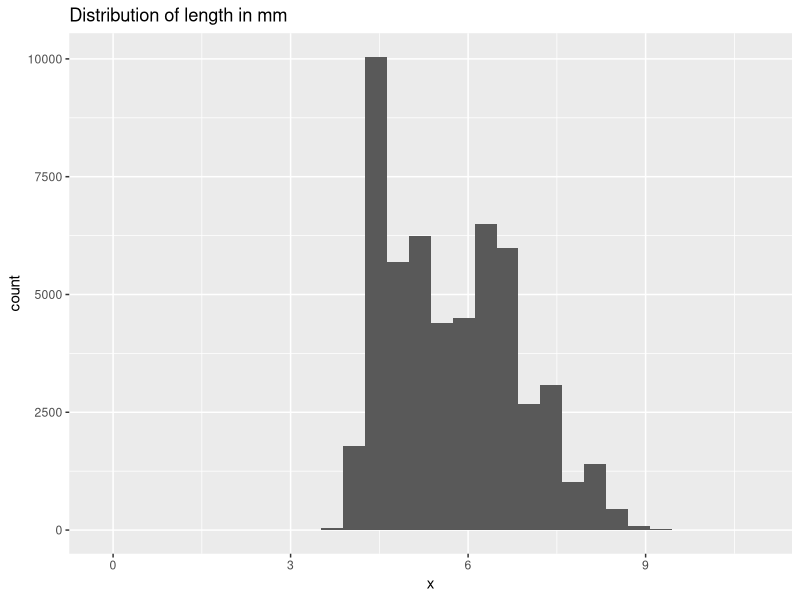
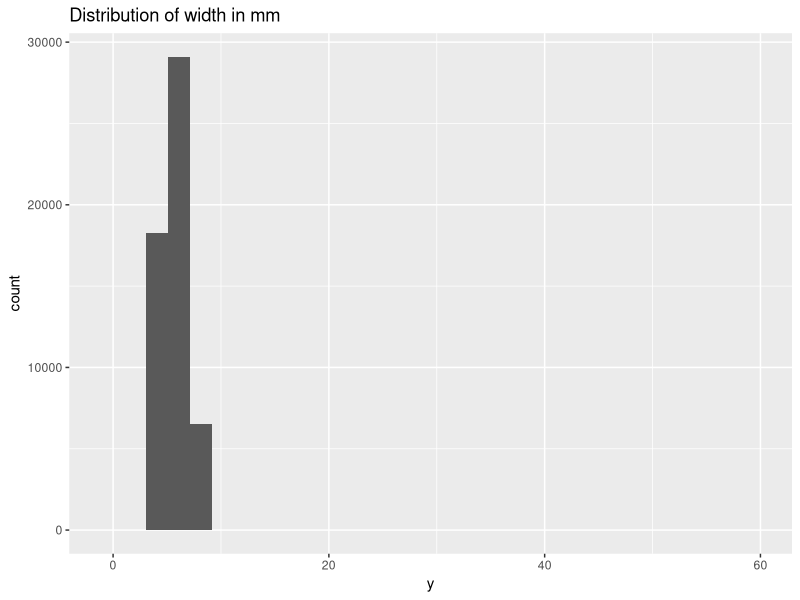
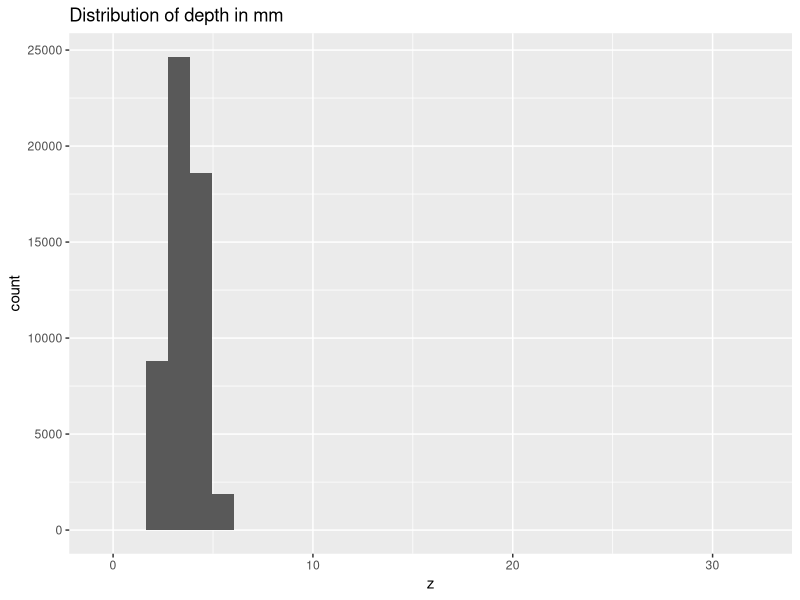
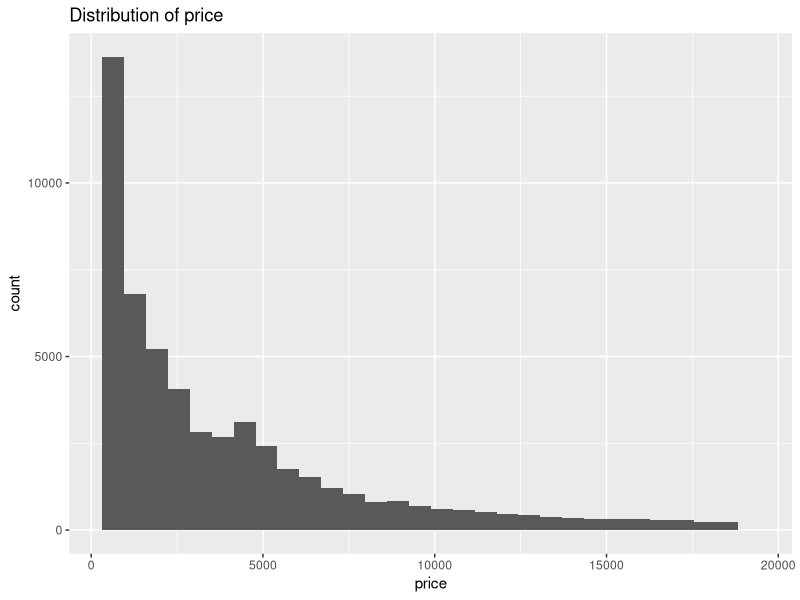
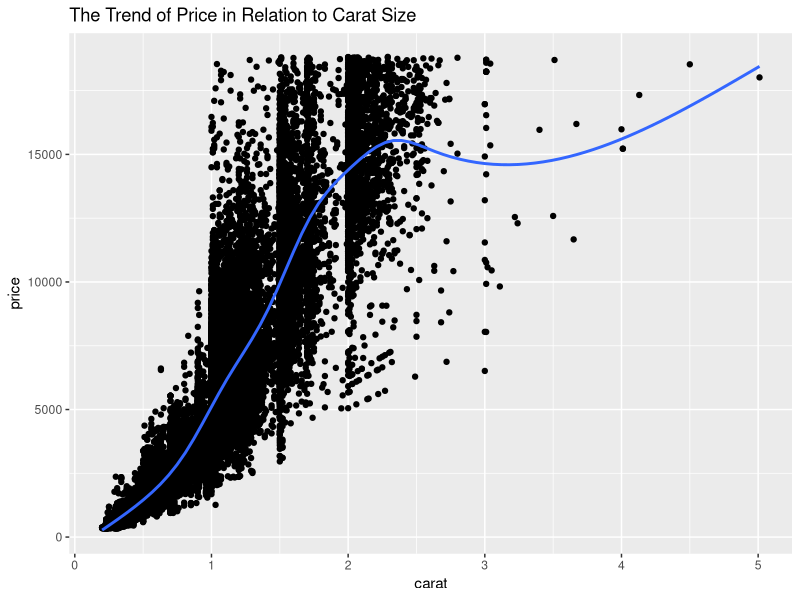
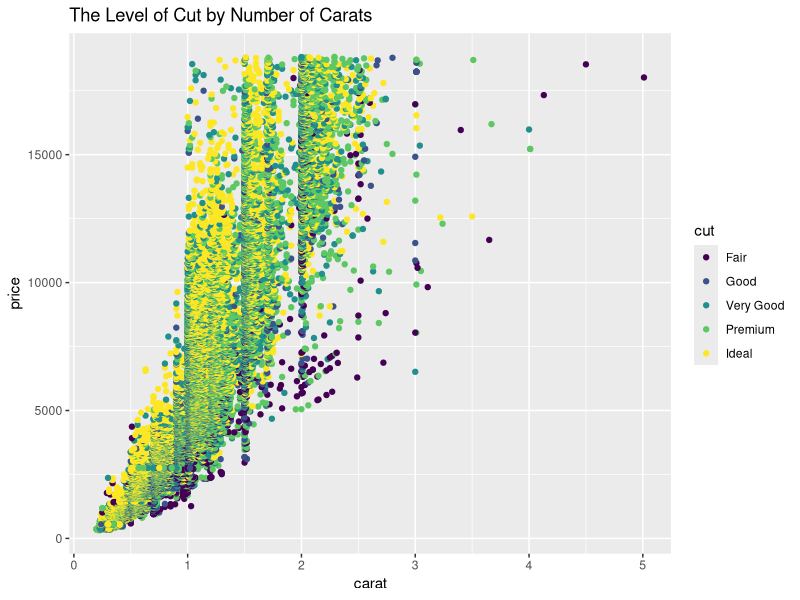
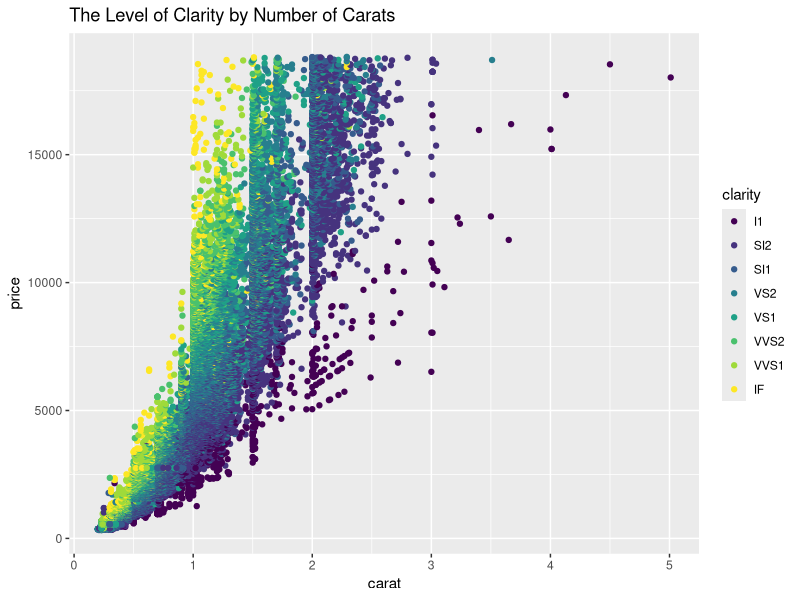
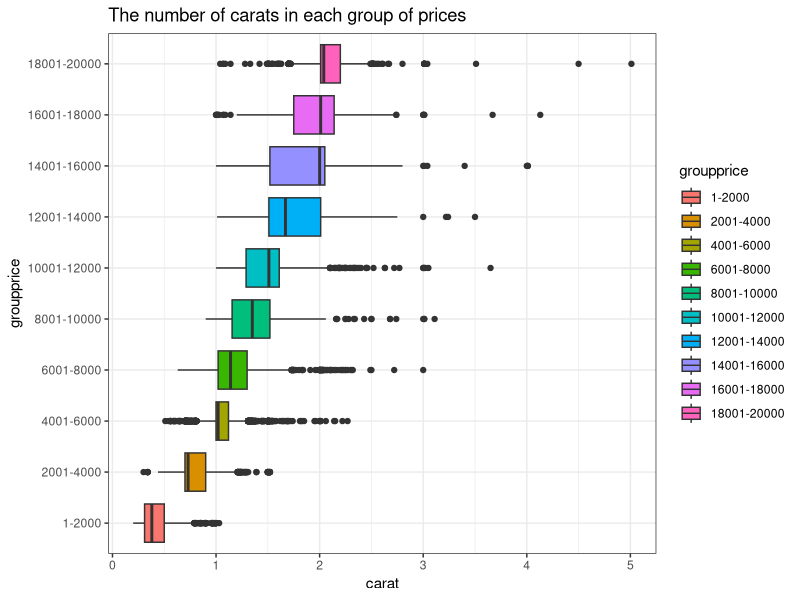

Here is the R script that generated these plots, in order:
## ---- chunk 1
knitr::opts_chunk$set(echo = TRUE)
## ---- chunk 2
library(tidyverse)
library(gridExtra)
diamonds
?diamonds
#Make visualizations to give the distribution of each of the x, y, and z variables in the diamonds data set.

plot1 <- ggplot(diamonds, aes(x=x)) + 
  geom_histogram() +
    labs(title = "Distribution of length in mm")
plot1


plot2 <- ggplot(diamonds, aes(x=y)) + 
  geom_histogram() +
    labs(title = "Distribution of width in mm")
plot2


plot3 <- ggplot(diamonds, aes(x=z)) + 
  geom_histogram() +
    labs(title = "Distribution of depth in mm")
plot3

## ---- chunk 3
#Explore the distribution of price. Is there anything unusual or surprising?
plot4 <- ggplot(diamonds, aes(x = price)) + 
  geom_histogram() +
      labs(title = "Distribution of price")
plot4
## ---- chunk 4
#Can you determine what variable in the diamonds dataset is most important for predicting the price of a diamond? How is that variable correlated with cut? Why does the combination of those two relationships lead to lower quality diamonds being more expensive?
plot5 <- ggplot(diamonds, aes(x=carat, y=price)) + geom_point() + geom_smooth(se=FALSE) +
      labs(title = "The Trend of Price in Relation to Carat Size")

plot5
## ---- chunk 5
plot6 <- ggplot(diamonds, aes(x=carat, y=price, color=cut)) + 
  geom_point() +
      labs(title = "The Level of Cut by Number of Carats")
plot6
## ---- chunk 6
plot7 <- ggplot(diamonds, aes(x=carat, y=price, color=clarity)) + 
  geom_point() +
      labs(title = "The Level of Clarity by Number of Carats")
plot7
## ---- chunk 7
#Make a visualization of carat partitioned by price.
price_diamonds <- diamonds %>%
  mutate(groupprice = 
           case_when(
             price>=0 & price <= 2000 ~ "1-2000",
             price>=2001 & price <= 4000 ~ "2001-4000",
             price>=4001 & price <= 6000 ~ "4001-6000",
             price>=6001 & price <= 8000 ~ "6001-8000",
             price>=8001 & price <= 10000 ~ "8001-10000",
             price>=10001 & price <= 12000 ~ "10001-12000",
             price>=12001 & price <= 14000 ~ "12001-14000",
             price>=14001 & price <= 16000 ~ "14001-16000",
             price>=16001 & price <= 18000 ~ "16001-18000",
             price>=18001 & price <= 20000 ~ "18001-20000"),
         groupprice = fct_relevel(groupprice,
"1-2000","2001-4000","4001-6000","6001-8000","8001-10000","10001-12000","12001-14000","14001-16000","16001-18000","18001-20000"))

head(price_diamonds)



plot8 <- ggplot(price_diamonds, aes(x = groupprice, y = carat, fill = groupprice)) +
  geom_boxplot() +
  coord_flip() +
  theme_bw() +
  labs(title = "The number of carats in each group of prices")
plot8

## ---- chunk 8
plot9 <- diamonds %>% 
  filter(carat>=4.0) %>%
  group_by(carat) %>% 
  ggplot(aes(x = price)) +
  geom_histogram() +
  theme_bw() +
  labs(title = "The Price of Very Large Diamonds")

#Then compare the price of small diamonds to large diamonds 
plot10 <- diamonds %>% 
  filter(carat<=1.5) %>%
  group_by(carat) %>% 
  ggplot(aes(x = price)) +
  geom_histogram() +
  theme_bw() +
  labs(title = "The Price of Very Small Diamonds")


grid.arrange(plot9,plot10, nrow=2)
## ---- chunk 9
plot11 <- ggplot(diamonds, aes(x = price, y = carat)) + 
  geom_col() +
  facet_wrap(~cut, ncol=5) +
  theme_bw() +
  coord_cartesian(ylim = c(0, 12), expand = TRUE) +
  labs(title = "Visualization of Cut, Carat, and Price")
plot11
